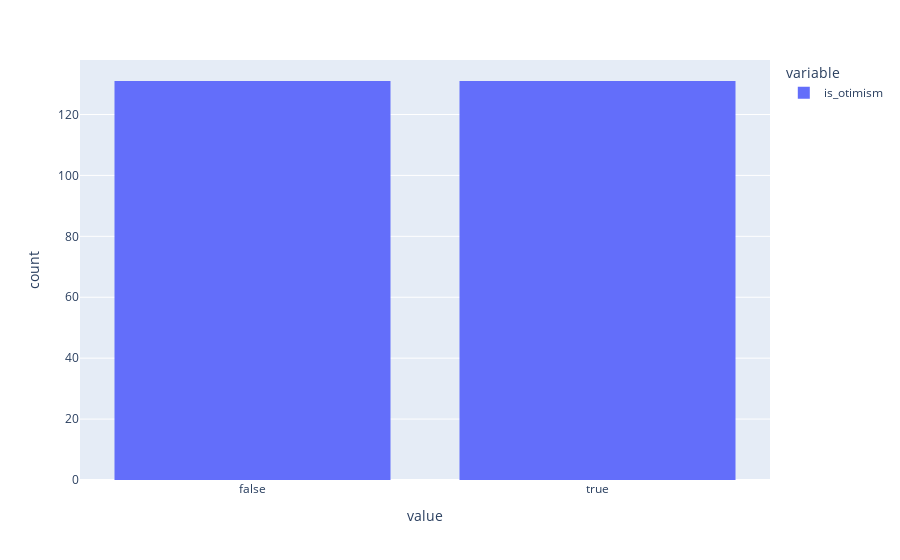

Notebook cell for this chart:
### Code cell
fig = px.histogram(Y_Over.astype(bool))
fig.show()

### Figure 1 — Plotly figure (JSON) as saved in the notebook; plotly's stock layout.template omitted (floating-point values rounded to 4 significant figures; data arrays with more than 128 entries replaced by an {"elided": "..."} marker saying what was removed)
{"data": [{"bingroup": "x", "hovertemplate": "variable=is_otimism<br>value=%{x}<br>count=%{y}<extra></extra>", "legendgroup": "is_otimism", "marker": {"color": "#636efa", "pattern": {"shape": ""}}, "name": "is_otimism", "orientation": "v", "showlegend": true, "type": "histogram", "x": {"elided": "262 bool values"}, "xaxis": "x", "yaxis": "y"}], "layout": {"barmode": "relative", "legend": {"title": {"text": "variable"}, "tracegroupgap": 0}, "margin": {"t": 60}, "xaxis": {"anchor": "y", "domain": [0, 1], "title": {"text": "value"}}, "yaxis": {"anchor": "x", "domain": [0, 1], "title": {"text": "count"}}}}
